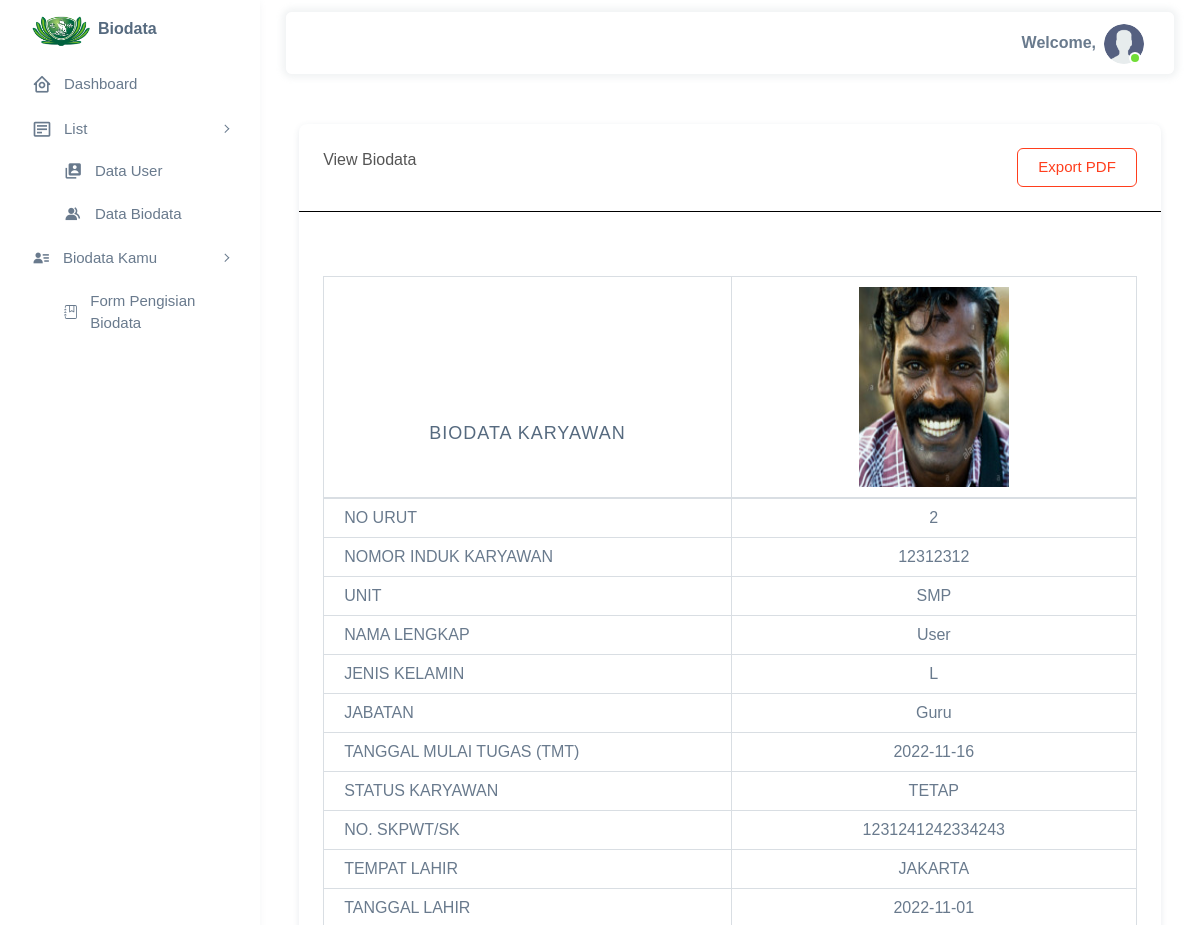
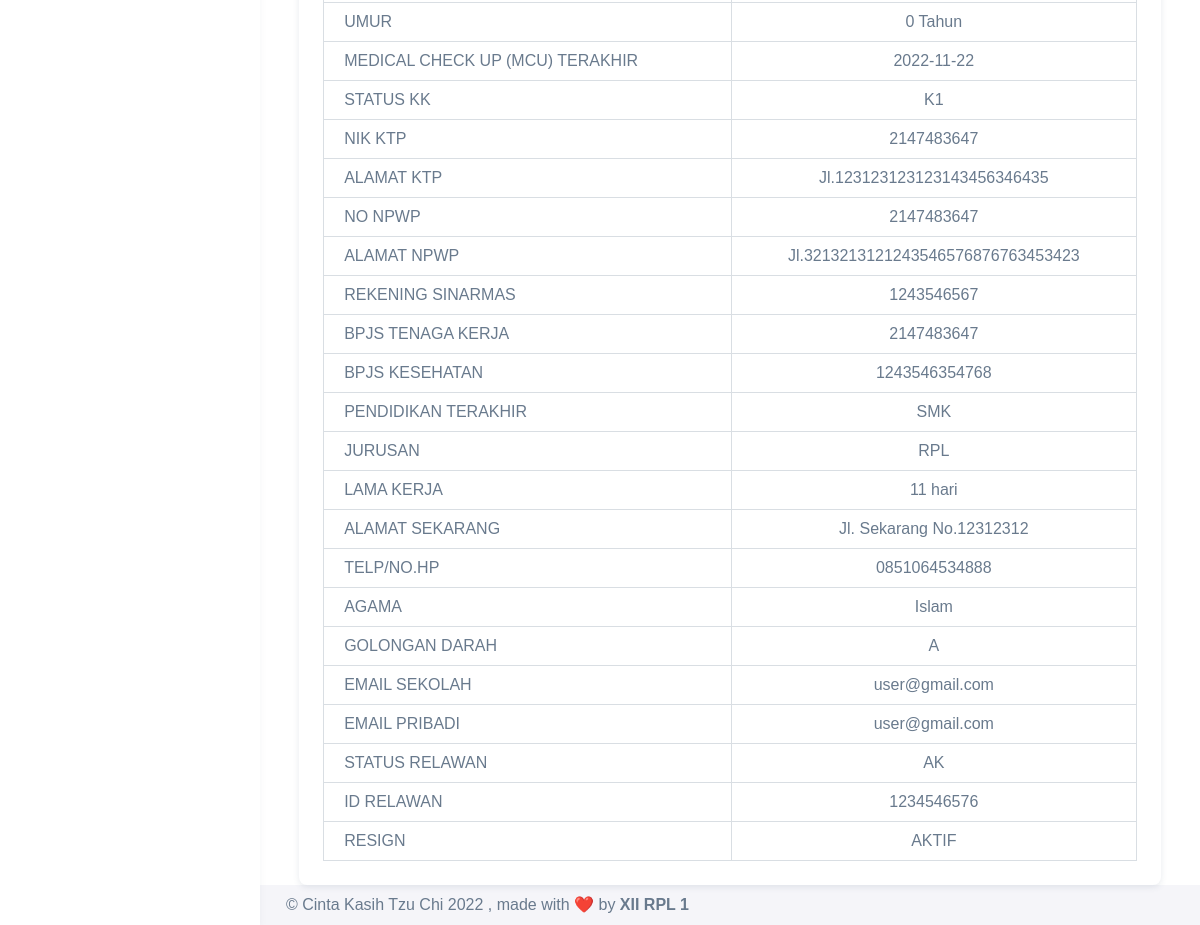
Screenshot of /frontend/biodata/view.php?id=2 with the database file from the repository (2 pictures, top to bottom).
### tables this page shows
CREATE TABLE `biodata` (
  `id` int(11) NOT NULL,
  `nomor_induk_karyawan` varchar(8) NOT NULL,
  `unit` varchar(3) NOT NULL,
  `nama_lengkap` varchar(50) NOT NULL,
  `jenis_kelamin` enum('L','P') NOT NULL,
  `jabatan` varchar(20) NOT NULL,
  `tanggal_mulai_tugas` date NOT NULL,
  `status_karyawan` varchar(10) NOT NULL,
  `skpwt/sk` varchar(25) NOT NULL,
  `tempat_lahir` varchar(20) NOT NULL,
  `tanggal_lahir` date NOT NULL,
  `medical_check_up` date NOT NULL,
  `status_kk` varchar(3) NOT NULL,
  `nik_ktp` varchar(16) NOT NULL,
  `alamat_ktp` text NOT NULL,
  `no_npwp` varchar(16) NOT NULL,
  `alamat_npwp` text NOT NULL,
  `rekening_sinarmas` varchar(10) NOT NULL,
  `bpjs_tenaga_kerja` varchar(11) NOT NULL,
  `bpjs_kesehatan` varchar(13) NOT NULL,
  `pendidikan_terakhir` varchar(5) NOT NULL,
  `jurusan` varchar(25) NOT NULL,
  `alamat_sekarang` varchar(25) NOT NULL,
  `nohp` varchar(13) NOT NULL,
  `agama` varchar(13) NOT NULL,
  `golongan_darah` varchar(3) NOT NULL,
  `email_sekolah` varchar(50) NOT NULL,
  `email_pribadi` varchar(50) NOT NULL,
  `status_relawan` varchar(10) NOT NULL,
  `id_relawan` varchar(10) NOT NULL,
  `resign` enum('AKTIF','MATI','RESIGN') NOT NULL,
  `gambar` varchar(50) NOT NULL
);

### frontend/biodata/view.php (the view, shortened to what this page needs)
<?php
include "../header.php";
if(isset($_GET['id'])){
    $id = $_GET['id'];
$query = mysqli_query($db, "SELECT * FROM biodata WHERE id=$id");
while($row = mysqli_fetch_array($query)){
?>
<div class="content-wrapper">
    <div class="row justify-content-center">
        <div class="col-md-11">
            <div class="card" style="margin-top:50px;">
                <div class="card-header" style="border-bottom:black solid 1px;">View Biodata
                <a href="export/index.php?id=<?= $id ?>" class="btn btn-outline-danger" style="float:right;">Export PDF</a>
                </div>
                <div class="card-body" style="margin-top:1em;">
                    <div class="table-responsive" style="margin-top:3em;">
                        <table class="table table-bordered">
                            <thead>
                                <tr>
                                    <th><h1 style="text-align:center; padding-bottom:1.5em;">BIODATA KARYAWAN</h1></th>
                                    <th><center><img src="../../assets/images/img/<?= $row['gambar'] ?>" alt="Gambar Profil" width=150em height=200em></center></th>
                                </tr>
                            </thead>
                            <tbody>
                                <tr>
                                    <td>NO URUT</td><td style="text-align:center;"><?= $row['id'] ?></td></tr>
                                    <td>NOMOR INDUK KARYAWAN</td><td style="text-align:center;"><?= $row['nomor_induk_karyawan'] ?></td></tr>
                                    <td>UNIT</td><td style="text-align:center;"><?= $row['unit'] ?></td></tr>
                                    <td>NAMA LENGKAP</td><td style="text-align:center;"><?= $row['nama_lengkap'] ?></td></tr>
                                    <td>JENIS KELAMIN</td><td style="text-align:center;"><?= $row['jenis_kelamin'] ?></td></tr>
                                    <td>JABATAN</td><td style="text-align:center;"><?= $row['jabatan'] ?></td></tr>
                                    <td>TANGGAL MULAI TUGAS (TMT)</td><td style="text-align:center;"><?= $row['tanggal_mulai_tugas'] ?></td></tr>
                                    <td>STATUS KARYAWAN</td><td style="text-align:center;"><?= $row['status_karyawan'] ?></td></tr>
                                    <td>NO. SKPWT/SK</td><td style="text-align:center;"><?= $row['skpwt/sk'] ?></td></tr>
                                    <td>TEMPAT LAHIR</td><td style="text-align:center;"><?= $row['tempat_lahir'] ?></td></tr>
                                    <td>TANGGAL LAHIR</td><td style="text-align:center;"><?= $row['tanggal_lahir'] ?></td></tr>
                                    <td>UMUR</td><td style="text-align:center;">
                                        <?php
                                        $date1 = strtotime($row['tanggal_lahir']);
                                        $date2 = strtotime(date("Y-m-d"));
                                        $year = $date2-$date1;
                                        echo round($year/31557600,0,PHP_ROUND_HALF_DOWN);
                                          ?>
                                          Tahun
                                </td></tr>
                                    <td>MEDICAL CHECK UP (MCU) TERAKHIR</td><td style="text-align:center;"><?= $row['medical_check_up'] ?></td></tr>
                                    <td>STATUS KK</td><td style="text-align:center;"><?= $row['status_kk'] ?></td></tr>
                                    <td>NIK KTP</td><td style="text-align:center;"><?= $row['nik_ktp'] ?></td></tr>
                                    <td>ALAMAT KTP</td><td style="text-align:center;"><?= $row['alamat_ktp'] ?></td></tr>
                                    <td>NO NPWP</td><td style="text-align:center;"><?= $row['no_npwp'] ?></td></tr>
                                    <td>ALAMAT NPWP</td><td style="text-align:center;"><?= $row['alamat_npwp'] ?></td></tr>
                                    <td>REKENING SINARMAS</td><td style="text-align:center;"><?= $row['rekening_sinarmas'] ?></td></tr>
                                    <td>BPJS TENAGA KERJA</td><td style="text-align:center;"><?= $row['bpjs_tenaga_kerja'] ?></td></tr>
                                    <td>BPJS KESEHATAN</td><td style="text-align:center;"><?= $row['bpjs_kesehatan'] ?></td></tr>
                                    <td>PENDIDIKAN TERAKHIR</td><td style="text-align:center;"><?= $row['pendidikan_terakhir'] ?></td></tr>
                                    <td>JURUSAN</td><td style="text-align:center;"><?= $row['jurusan'] ?></td></tr>
                                    <td>LAMA KERJA</td><td style="text-align:center;">
                                    <?php
                                        $date1 = strtotime($row['tanggal_mulai_tugas']);
                                        $date2 = strtotime(date("Y-m-d"));
                                        $sec = $date2-$date1;
                                        echo round($sec/86400,0,PHP_ROUND_HALF_DOWN);
                                          ?>
                                          hari
                                </td></tr>
                                    <td>ALAMAT SEKARANG</td><td style="text-align:center;"><?= $row['alamat_sekarang'] ?></td></tr>
                                    <td>TELP/NO.HP</td><td style="text-align:center;"><?= $row['nohp'] ?></td></tr>
                                    <td>AGAMA</td><td style="text-align:center;"><?= $row['agama'] ?></td></tr>
                                    <td>GOLONGAN DARAH</td><td style="text-align:center;"><?= $row['golongan_darah'] ?></td></tr>
                                    <td>EMAIL SEKOLAH</td><td style="text-align:center;"><?= $row['email_sekolah'] ?></td></tr>
                                    <td>EMAIL PRIBADI</td><td style="text-align:center;"><?= $row['email_pribadi'] ?></td></tr>
                                    <td>STATUS RELAWAN</td><td style="text-align:center;"><?= $row['status_relawan'] ?></td></tr>
                                    <td>ID RELAWAN</td><td style="text-align:center;"><?= $row['id_relawan'] ?></td></tr>
                                    <td>RESIGN</td><td style="text-align:center;"><?= $row['resign'] ?></td></tr>
                            </tbody>
                        </table>
                    </div>
                </div>
            </div>
        </div>
    </div>
    <?php
}
}
  include '../footer.php';
  ?>

### rows the page displays
biodata: gambar (picture), id "2", nomor_induk_karyawan "12312312", unit "SMP", nama_lengkap "User", jenis_kelamin "L", jabatan "Guru", tanggal_mulai_tugas "2022-11-16", status_karyawan "TETAP", value "1231241242334243", tempat_lahir "JAKARTA", tanggal_lahir "2022-11-01", medical_check_up "2022-11-22", status_kk "K1", nik_ktp "2147483647", alamat_ktp "Jl.123123123123143456346435", no_npwp "2147483647", alamat_npwp "Jl.3213213121243546576876763453423", rekening_sinarmas "1243546567", bpjs_tenaga_kerja "2147483647", bpjs_kesehatan "1243546354768", pendidikan_terakhir "SMK", jurusan "RPL", alamat_sekarang "Jl. Sekarang No.12312312", nohp "0851064534888", agama "Islam", golongan_darah "A", email_sekolah "user@gmail.com", email_pribadi "user@gmail.com", status_relawan "AK", id_relawan "1234546576", resign "AKTIF"
